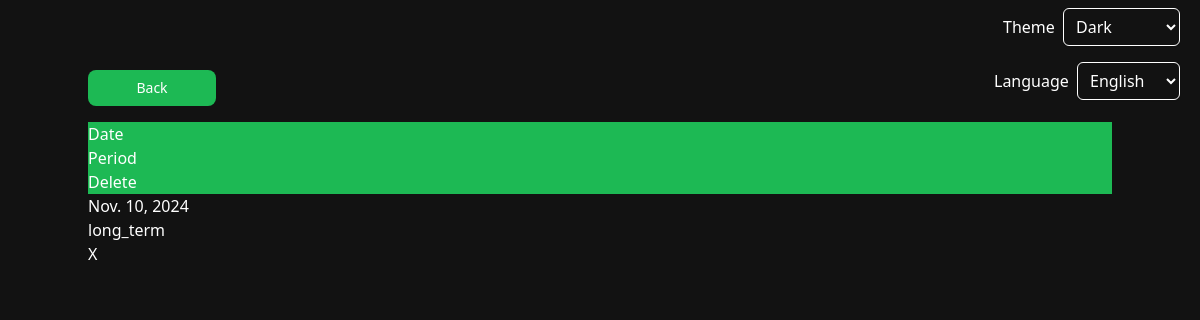
The app's page /get-past-wrappeds/ (signed in), older data.
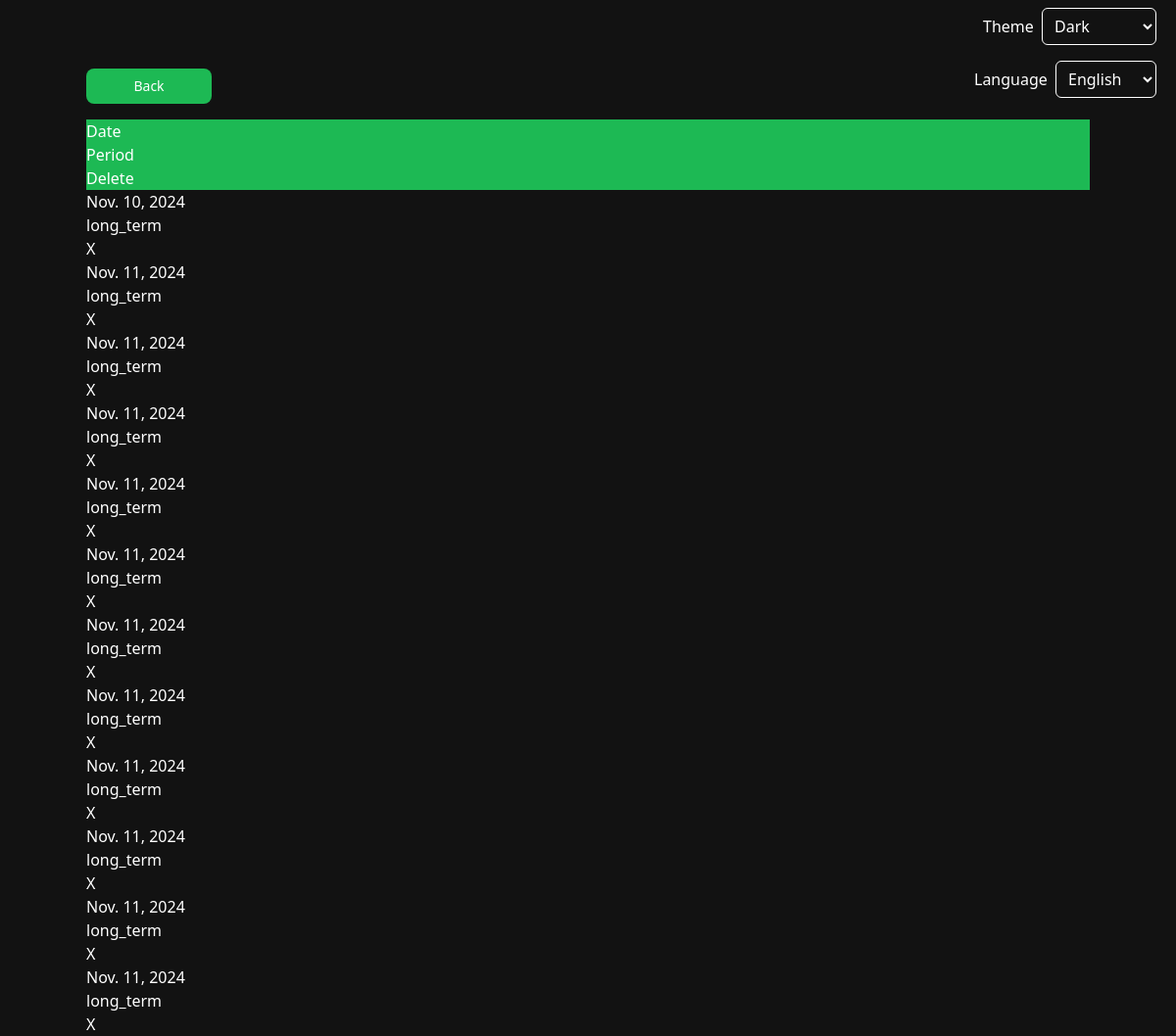
The same page, newer data.
### app/models.py (models this page shows)
class Wrapped(models.Model):
    date_created = models.DateField()
    time_period = models.CharField(max_length=10, default='')
    data = models.JSONField()
    desc = models.TextField(default='')
    user = models.ForeignKey(User, on_delete=models.CASCADE)

### app/views.py (the view)
# urls.py: path('get-past-wrappeds/', views.get_past_wrappeds, name='past_wraps'),
def get_past_wrappeds(request):
    if request.method == 'GET':
        user = request.user
        wrapped_objs = Wrapped.objects.all().filter(user=user)
        wrappeds = {}
        i = 0
        for wrapped_obj in wrapped_objs:
            wrapped = {
                'id': wrapped_obj.id,
                'date_created': wrapped_obj.date_created,
                'date_formatted': date_format(wrapped_obj.date_created),
                'time_period': wrapped_obj.time_period,
                'image_url': wrapped_obj.data['tracks'].get('1')['album_image']
            }
            wrappeds[i] = wrapped
            i += 1
        return render(request, 'past_wraps.html', {'past_wraps': wrappeds})

### templates/past_wraps.html (shortened to what this page needs)
{% extends "_base.html" %}
{% load i18n %}
{% load compress %}
{% load static %}
{%  block content %}
    <a href="{% url 'index' %}" class="flex-1">
        <button class="flex flex-col items-center justify-center w-32 focus:outline-none text-text bg-accent font-medium rounded-lg text-sm px-4 py-2">
            <p class="text-center">{% trans "Back" %}</p>
        </button>
    </a>
    {% if past_wraps %}
    <div class="table w-full mt-4">
        <div class="table-header-group bg-accent">
            <div class="table-row text-text pl-2">
                <div class="table-cell text-left">Date</div>
                <div class="table-cell text-left">Period</div>
                <div class="table-cell text-left">Delete</div>
            </div>
        </div>
        <div class="table-row-group">
        {% for key, wrap in past_wraps.items %}
            <div class="text-text table-row text-left">
                <div class="table-cell">
                <a href="{% url 'wrapped' limit=10 period=wrap.time_period %}">
                    <p class=" text-text">{{ wrap.date_formatted }}</p>
                </a>
                </div>
                <div class="table-cell">
                <p class="text-text">{{ wrap.time_period }}</p>
                </div>
                <div class="table-cell">
                <a href="{% url 'delete_wrapped' item_id=wrap.id %}">
                <button class="text-text">X</button>
                </a>
            </div>
            </div>
        {% endfor %}
    </div>
    </div>
    {% else %}
        <span class="text-text bg-accent">{% trans "You have no past wraps." %}</span>
    {% endif %}
{% endblock content %}

### templates/_base.html (shortened to what this page needs)
{% load i18n %}
{% load compress %}
{% load static %}
<!DOCTYPE html>
<html lang="en" data-theme="{{ theme|default:'dark' }}">
<head>
    {% compress css %}
        <link rel="stylesheet" href="{% static 'CSS/swiper-bundle.min.css' %}">
        <link rel="stylesheet" href="{% static 'src/output.css' %}">
    {% endcompress %}
</head>
<body class="bg-background font-sans">
  <div id="particles-js" style="width: 100%; height: 100vh; position: absolute; z-index:-1"></div>
    <div class="flow-root">
        <div class="w-38 float-right p-2 pr-5">
            <span>
                <p class="text-text inline-block pr-1">{% trans "Theme" %}</p>
                <select id="themes" onchange="changeTheme()" aria-label="Select Theme"
                        class="text-text inline-block px-2 py-1.5 text-gray-700 bg-background border border-gray-300 rounded-md shadow-sm focus:outline-none focus:ring focus:ring-blue-300 focus:border-blue-500">
                    <option value="dark">{% trans "Dark" %}</option>
                </select>
            </span>
    </div>
</div>
<div class="w-38 float-right p-2 pr-5">
        <span>
            <p class="text-text inline-block pr-1">{% trans "Language" %}</p>
            <select id="languages" onchange="changeLanguage()" aria-label="Select Language"
                    class="text-text inline-block px-2 py-1.5 text-gray-700 bg-background border border-gray-300 rounded-md shadow-sm focus:outline-none focus:ring focus:ring-blue-300 focus:border-blue-500">
                {% get_available_languages as LANGUAGES %}
                {% get_language_info_list for LANGUAGES as languages %}
                {% for lang in languages %}
                    <option value="{{ lang.code }}">{{ lang.name_local }}</option>
                {% endfor %}
            </select>
        </span>
</div>
<div class="container mx-auto mt-4">
    {% block content %}{% endblock content %}
</div>
</body>
</html>

Row changes from the older to the newer data that the page shows:
added Wrapped: time_period "long_term"
added Wrapped: time_period "long_term"
added Wrapped: time_period "long_term"
added Wrapped: time_period "long_term"
added Wrapped: time_period "long_term"
added Wrapped: time_period "long_term"
added Wrapped: time_period "long_term"
added Wrapped: time_period "long_term"
added Wrapped: time_period "long_term"
added Wrapped: time_period "long_term"
added Wrapped: time_period "long_term"
Text that changed along with them:
new list line: "Nov. 11, 2024 X"
